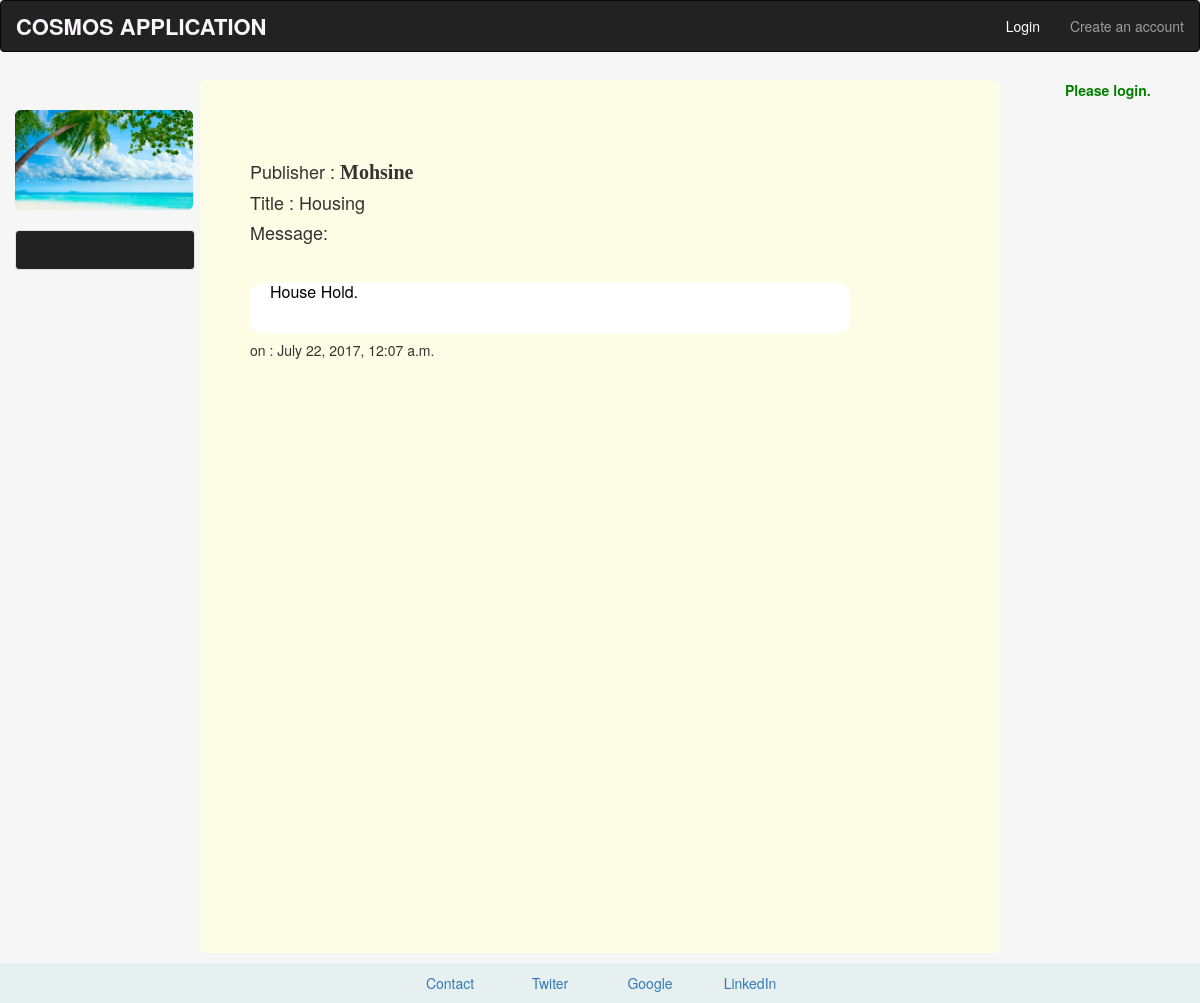
The app's page /blog/5 with its own data.
### blog/models.py (models this page shows, shortened)
class Post(models.Model) :
    publisher=models.ForeignKey(User, related_name='publisher', verbose_name='Publisher')
    title=models.CharField(max_length=140)
    body=models.TextField()
    date = models.DateTimeField(default=datetime.now, blank=False)

### blog/templates/blog/post.html
{% extends "account/basic.html" %}
{% block content %}
<div class="col-md-1"></div>
<div class="col-md-7 divcommun" style="	margin-top:20px; min-height:100%">
         <h4>Publisher : <strong class="hpost4">{{ post.publisher|safe}}</strong></h4>
         <h4>Title : {{ post.title|safe}}</h4>
		 <h4>Message:</h4><br/>
		 <h5  class="hpost5">
            {{ post.body|safe|linebreaks}}
		 </h5>
         <h5>on : {{ post.date}}</h5>
</div>
<div class="col-sm-2"></div>
{% endblock %}

### account/static/account/mystyle/styleSheet.css (style rules this page uses)
body { position: relative; }
.divcommun { width:100%; }
.hpost5 { border-radius: 0.80em; background-color : rgb(255,255,255); color: black ; font-size: medium; min-height:50px; width:600px; padding-left:20px; }
.hpost4 { font-family:Serif; font-size:20px; text-transform: capitalize; padding-bottom:10px; }

### records on screen
Post: publisher "Mohsine", title "Housing", body "House Hold.", date "July 22, 2017, 12:07 a.m."
